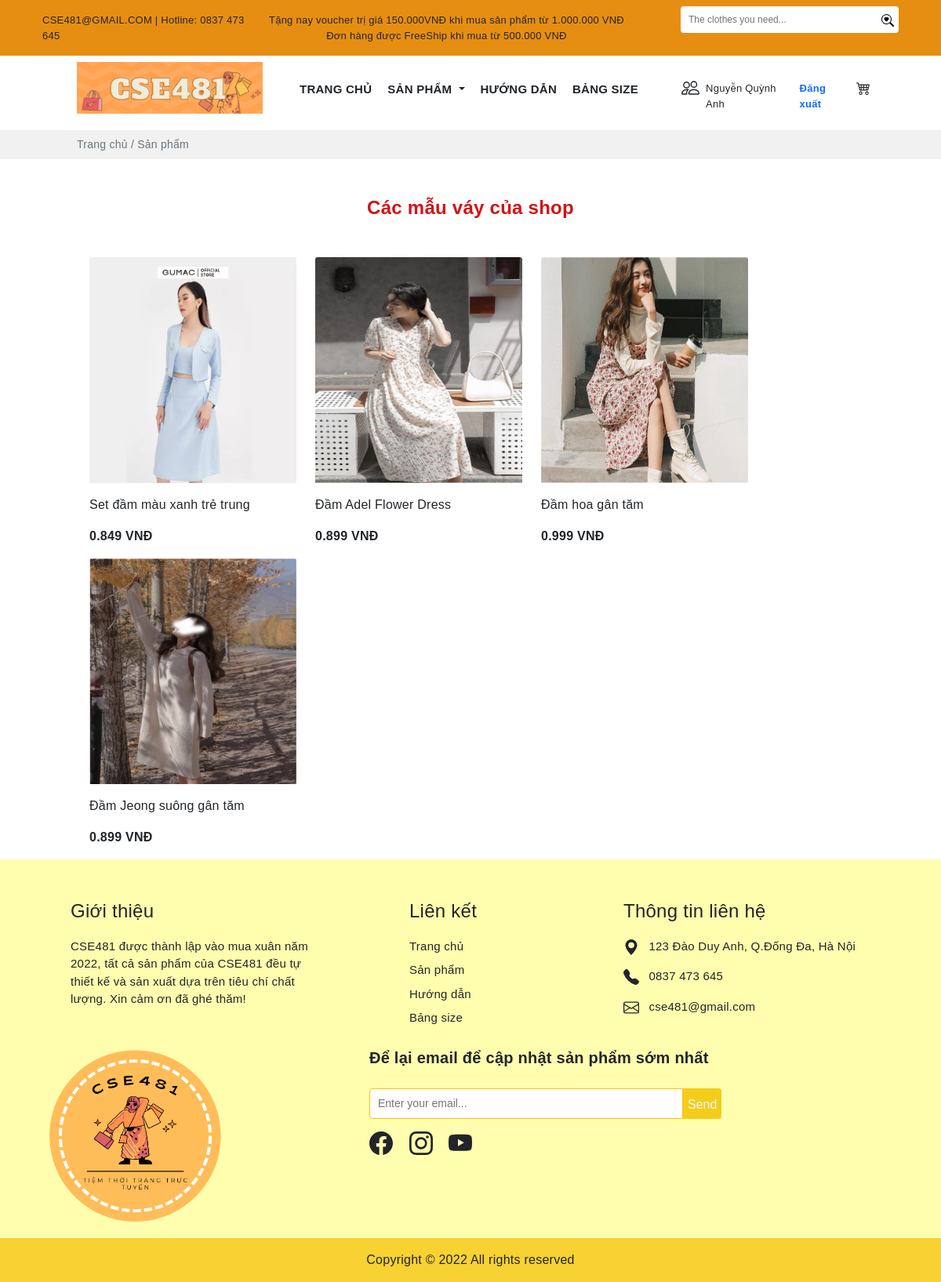
Page /product/skirt1.php?id=1 on the earlier database version.
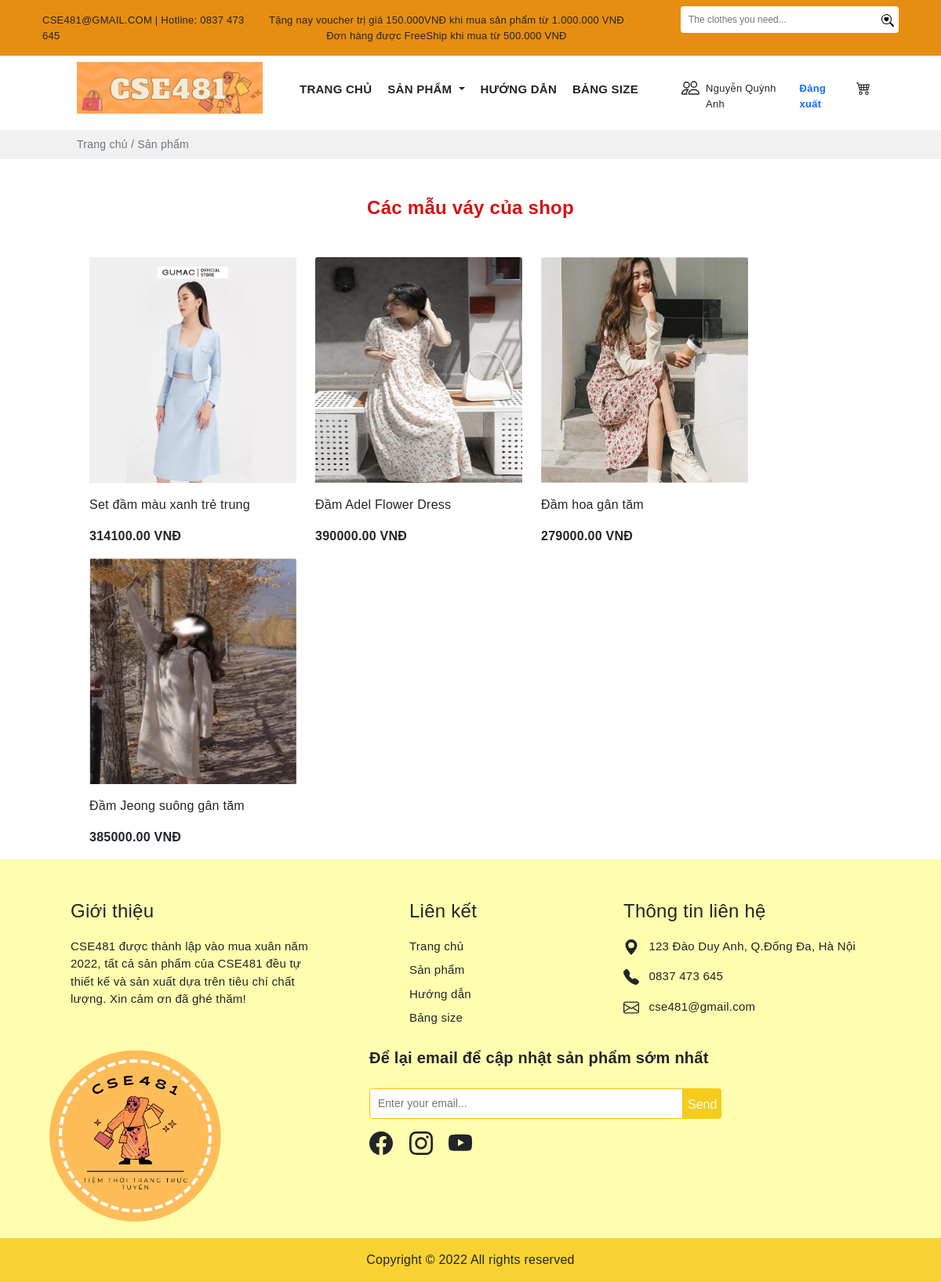
Same page on the later database version.
### tables this page shows
CREATE TABLE `khachhang` (
  `MaK` int(11) NOT NULL,
  `TenK` varchar(100) DEFAULT NULL,
  `Gioitinh` varchar(10) DEFAULT NULL,
  `Ngaysinh` date DEFAULT NULL,
  `Diachi` varchar(100) DEFAULT NULL,
  `SĐT` varchar(10) DEFAULT NULL,
  `email` varchar(30) NOT NULL,
  `matkhau` varchar(50) DEFAULT NULL
);

CREATE TABLE `sanpham` (
  `MaSP` varchar(10) NOT NULL,
  `TenSP` varchar(30) DEFAULT NULL,
  `MaLH` varchar(10) NOT NULL,
  `Giaban` int(11) DEFAULT NULL,
  `Gianhap` int(11) DEFAULT NULL,
  `Tylegiamgia` double(2,2) DEFAULT NULL,
  `Soluong` int(11) DEFAULT NULL,
  `Mota` varchar(500) DEFAULT NULL,
  `Trangthai` varchar(30) DEFAULT NULL,
  `img` varchar(30) DEFAULT NULL,
  `Ngaynhap` date NOT NULL
);

### product/skirt1.php (the view, shortened to what this page needs)
<?php include('../config/database.php');
?>
<?php
$id =$_GET['id'];
    $sql3 = "SELECT * FROM khachhang, sanpham where khachhang.MaK='$id' ";
    $result3 = mysqli_query($conn,$sql3);
    if(mysqli_num_rows($result3)>0){
        $row = mysqli_fetch_assoc($result3);
        }
    ?>
<!DOCTYPE html>
<html lang="en">
<head>
    <link rel="stylesheet" href="https://cdn.jsdelivr.net/npm/bootstrap-icons@1.7.2/font/bootstrap-icons.css">
    <link href="https://cdn.jsdelivr.net/npm/bootstrap@5.1.3/dist/css/bootstrap.min.css" rel="stylesheet"
>
    <link rel="stylesheet" href="https://cdnjs.cloudflare.com/ajax/libs/OwlCarousel2/2.3.4/assets/owl.carousel.min.css"
 />
    <link rel="stylesheet"
        href="https://cdnjs.cloudflare.com/ajax/libs/OwlCarousel2/2.3.4/assets/owl.theme.default.min.css"
 />
    <link rel="stylesheet" href="../public/style.css">
</head>
<body>
    <div class="header">
        <div class="container-fluid" style="background:#e68e12;">
            <div class="container content">
                <div class="container">
                    <div class="row">
                        <div class="col py-3" style="font-size:13px;">
                            CSE481@GMAIL.COM | Hotline: 0837 473 645
                        </div>
                        <div class="col text-nowrap my-auto" style="font-size:13px;">
                            <p class="mb-0">
                                Tặng nay voucher trị giá 150.000VNĐ khi mua sản phẩm từ 1.000.000 VNĐ
                            </p>
                            <div class="text-center mx-auto">
                                Đơn hàng được FreeShip khi mua từ 500.000 VNĐ
                            </div>
                        </div>
                        <div class="col d-flex justify-content-end">
                            <div class="">
                                <form action="" method="GET">
                                    <div class="pt-2 ms-5 d-flex">
                                        <input class="py-2 rounded-start" type="text"
                                            style="border:none;padding-left: 10px;font-size:12px;width:250px"
                                            name="namesearch" placeholder="The clothes you need...">
                                        <button type="submit" class="border-0 rounded-0 rounded-end bg-white"> </button>
                                    </div>
                                </form>
                            </div>
                        </div>
                    </div>
                </div>
            </div>
        </div>
    </div>
    <section>
        <div class="container">
            <div class="row px-5">
                <div class="col-md-3 ">
                    <img src="../img/logo-hcn.png" alt="" class="mt-2 ms-2 img-fluid">
                </div>
                <div class="col-md ps-0 mt-4">
                    <div class="row">
                        <div class="col-md">
                            <ul class="nav justify-content-center">
                                <li class="nav-item fw-bold ">
                                    <a class="nav-link link-dark pe-1" style="font-size:15px" aria-current="page"
                                        href="../index1.php?id=<?php echo $row['email'];?>">TRANG CHỦ</a>
                                </li>
                                <li class="nav-item fw-bold">
                                    <a style="font-size:15px" class="pe-1 nav-link dropdown-toggle link-dark" href="#"
                                        id="navbarDarkDropdownMenuLink" role="button" data-bs-toggle="dropdown"
                                        aria-expanded="false">
                                        SẢN PHẨM
                                    </a>
                                </li>
                                <li class="nav-item fw-bold">
                                    <a class=" pe-1 nav-link link-dark" style="font-size:15px" href="../huongdan1.php?id=<?php echo $row['MaK']; ?>">HƯỚNG DẪN</a>
                                </li>
                                <li class="nav-item fw-bold">
                                    <a class="pe-1 nav-link link-dark" style="font-size:15px"href="../size1.php?id=<?php echo $row['MaK']; ?>">BẢNG SIZE</a>
                                </li>
                            </ul>
                        </div>
                        <div class="col-md-4 mt-1 d-flex">
                            <a href="../user.php?id=<?php echo $row['MaK'];?>" class="text-decoration-none link-dark">
                                <div class="d-flex">
                                    <p class="pt-1" style="font-size:13px"><?php echo $row['TenK']; ?></p>
                                </div>
                            </a>
                            <a href="logout.php" class="text-decoration-none link-dark">
                                <div class="ms-3">
                                    <p class="pt-1 fw-bold link-primary" style="font-size:13px">Đăng xuất</p>
                                </div>
                            </a>
                            <a href="../cart.php?id=<?php echo $row['MaK']?>">
                            </a>
                        </div>
                    </div>
                </div>
            </div>
        </div>
        <div class="mt-2" style="background:#f1f1f1">
            <div class="container">
                <p class="px-5 ms-2 py-2 text-muted" style="font-size:14px">Trang chủ / Sản phẩm</p>
            </div>
        </div>
    </section>
    <section>
        <div class="container">
            <div class="px-5 mt-5">
                <h4 class="mt-3 text-center fw-bold" style="color:#d61114;">
                Các mẫu váy của shop</h4>
                <div class="row d-flex  px-4 mt-5">
                    <?php
                $sql1 = "SELECT *, khachhang.MaK,sanpham.Giaban-(sanpham.Giaban*sanpham.Tylegiamgia) as Giagiam from khachhang,loaihang INNER JOIN sanpham
                ON  loaihang.MaLH=sanpham.MaLH where loaihang.MaLH='LH03' and khachhang.MaK='$id'";
                $res1 = mysqli_query($conn, $sql1);
                $count1 = mysqli_num_rows($res1);
                if($count1>0)
                {
                    while($row=mysqli_fetch_assoc($res1))
                    {
                ?>
                    <div class="card me-0 border-0" style="width: 18rem;">
                        <img src="../img/<?php echo $row['img'];?>" class="img-fluid card-img-top" alt="...">
                        <div class="card-body px-0">
                            <p class="card-text"><?php echo $row['TenSP']; ?></p>
                            <p class="d-inline fw-bold"><?php echo $row['Giagiam']; ?> VNĐ</p>
                        </div>
                    </div>
                    <?php
                    }
                }
                    ?>
                </div>
            </div>
        </div>
    </section>
    <section style="background:#fffeae;">
        <div class="container">
            <div style="font-size:15px" class="row px-5">
                <div class="col-md-4  me-5">
                    <p class="fs-4 mt-5">Giới thiệu</p>
                    <p class="">CSE481 được thành lập vào mua xuân năm
                        2022, tất cả sản phẩm của CSE481 đều tự thiết kế và sản xuất dựa trên tiêu chí chất lượng. Xin
                        cảm ơn đã ghé thăm!</p>
                </div>
                <div class="col-md-3 me-5 ps-5">
                    <p class="fs-4 mt-5">Liên kết</p>
                    <a class="link-dark text-decoration-none" href="">
                        <p class="mb-2">Trang chủ</p>
                    </a>
                    <a class="link-dark text-decoration-none" href="">
                        <p class="mb-2">Sản phẩm</p>
                    </a>
                    <a class="link-dark text-decoration-none" href="">
                        <p class="mb-2">Hướng dẫn</p>
                    </a>
                    <a class="link-dark text-decoration-none" href="">
                        <p class="mb-2">Bảng size</p>
                    </a>
                </div>
                <div class="col-md">
                    <p class="fs-4 mt-5">Thông tin liên hệ</p>
                    <div class="">
                        <svg xmlns="http://www.w3.org/2000/svg" width="20" height="20" fill="currentColor"
                            class="bi bi-geo-alt-fill d-inline" viewBox="0 0 16 16">
                            <path
                                d="M8 16s6-5.686 6-10A6 6 0 0 0 2 6c0 4.314 6 10 6 10zm0-7a3 3 0 1 1 0-6 3 3 0 0 1 0 6z" />
                        </svg>
                        <p class="ms-2 d-inline">123 Đào Duy Anh, Q.Đống Đa, Hà Nội</p>
                    </div>
                    <div class="mt-3">
                        <p class="ms-2 d-inline">0837 473 645</p>
                    </div>
                    <div class="mt-3">
                        <p class="ms-2 d-inline">cse481@gmail.com</p>
                    </div>
                </div>
            </div>
            <div class="row">
                <div class="col-md-3 me-5">
                    <img class="img-fluid" src="../img/1.png" alt="">
                </div>
                <div class="col">
                    <div class="ms-5 mt-3 ps-5">
                        <p class="fs-5 fw-bold">Để lại email để cập nhật sản phẩm sớm nhất</p>
                        <div class="">
                            <form action="" method="GET">
                                <div class="pt-2 d-flex">
                                    <input class="py-2 border border-warning rounded-start" type="text"
                                        style="padding-left: 10px;font-size:14px;width:400px" name=""
                                        placeholder="Enter your email...">
                                    <button type="submit" style="background:#f4cc1c;"
                                        class="border-0 rounded-0 rounded-end link-light">
                                        <p class="mt-1 mb-0">Send</p>
                                    </button>
                                </div>
                            </form>
                        </div>
                        <div class="mt-3">
                            <a href="#" class="me-3 icon link-dark"></a>
                            <a href="#" class="me-3 icon link-dark"></a>
                            <a href="#" class="me-3 icon link-dark"></a>
                        </div>
                    </div>
                </div>
            </div>
        </div>
        <p class="text-center py-3 mb-0" style="background:#f7d232;">Copyright © 2022 All rights reserved</p>
    </section>
</body>
</html>

### public/style.css (style rules this page uses)
body { font-family: 'Trebuchet MS', sans-serif; letter-spacing: 0.25px; }
.card img { width: 288px; height: 288px; }

Differences in the rows shown:
changed khachhang "Nguyễn Quỳnh Anh": Giagiam "0.849" → "314100.00"; Giagiam "0.899" → "390000.00"; Giagiam "0.999" → "279000.00"; Giagiam "0.899" → "385000.00"
